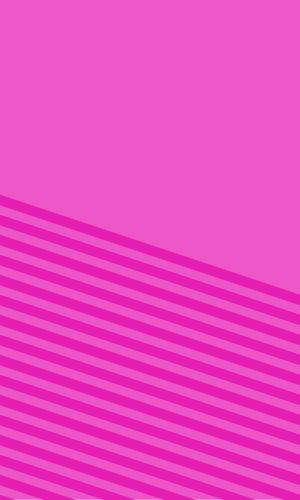
Frame 1 (no input)
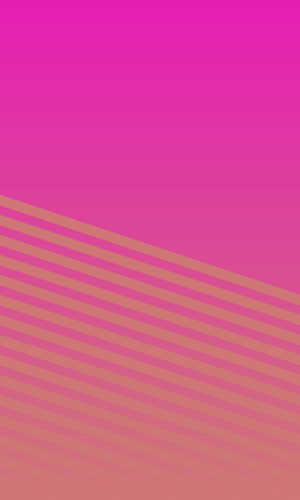
Frame 60 (no input)
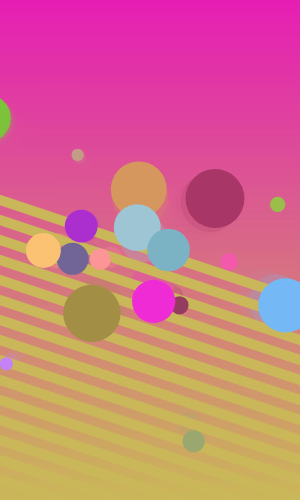
Frame 120 (the mouse pressed at the canvas centre since frame 60)

The p5.js sketch that drew these frames (run headless with seeded random() and noise() and a simulated clock; from frame 60 on, the mouse is pressed at the canvas centre):

// p5.js sketch
// ── sketch.js
let start, next_finish, prev_finish
let n = 0
let parts = []

function setup() { 
  createCanvas(300, 500)

  // have to use color() here because it is not recognized
  // before setup() is called 
  start  = color(230, 30, 180)
  next_finish = color(190, 180, 75)
  prev_finish = start
} 

function draw() { 
  let finish = lerpColor(prev_finish, next_finish, n)

  // faded color background
  strokeWeight(1) 
  for (let y=0; y < height; y++) {
    let p = y / float(height)
    
    let c = lerpColor(start, finish, p)
    stroke(c)
    line(0, y, width, y)
  }

  // stripes
  stroke(finish)
  strokeWeight(10)
  for(let i=0; i < 16; i++) {

    line(0, height - 20 * i,width, height - 20 * i + 100)
  }

  // particle stuff
  if (mouseIsPressed) {
    parts.push(new Particle(mouseX, mouseY))
  }
  
  for (let par of parts) {
    par.move()
    par.display()
  }
  
  for (let l=parts.length - 1; l > 0; l--) {
    let par = parts[l]
    if (par.dead) {
      parts.splice(l, 1)
    }
  }

  // end particle stuff

  n += 0.01
  if (n >= 1)     {
    prev_finish = next_finish
    next_finish = color(random(100, 255), random(30, 200), random(50, 255))
    n = 0
  }
}

/////////////
//// Particle 

class Particle {
  constructor(x, y) {
    this.p = {
      x: x, 
      y: y
    }
    
    let ang = random(TWO_PI)
    let spd = random(10, 20)
    this.vx = spd * cos(ang)
    this.vy = spd * sin(ang)
    
    this.l = floor(random(8, 30))
    this.a = 0
    
    this.c = color(random(100, 255), random(30, 200), random(50, 255))
    this.r = random(10, 60)
  }
  
  move() {
    this.a++;
    
    this.p.x += lerp(this.vx, 0, this.a / float(this.l))
    this.p.y += lerp(this.vy, 0, this.a / float(this.l))
     
    if (this.a >= this.l) {
      this.dead = true;
    }
  }
  
  display() {
    let { c, p, r } = this
    noStroke()
    fill(c)
    ellipse(p.x, p.y, r, r)
  }
}
// ── style.css
html, body {
  background: #ccc;
  display: flex;
  align-items: center;
  justify-content: center;

  margin: 0;
  padding: 0;
  height: 100vh;
  width: 100%;
}
